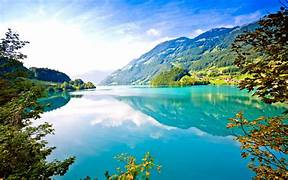
#> input picture pemandanganSample.jpg, 288 x 180 px
$ jupyter execute tugasMandiri.ipynb
#> lines starting #> are read from the running program, lines starting #| are printed output that depends on the picture
# Tugas Mandiri
Pengolahan Citra dengan OpenCV

[cell 1]
import cv2
from matplotlib import pyplot as plt

[cell 2]
image = cv2.imread('pemandanganSample.jpg')
#> image is the input picture: shape (180, 288, 3); mean B, G, R 162.8, 156.1, 107.9

if image is None:
    print("Gambar tidak ditemukan!")

[cell 3]
# Resize
resize = cv2.resize(image, (300, 300))
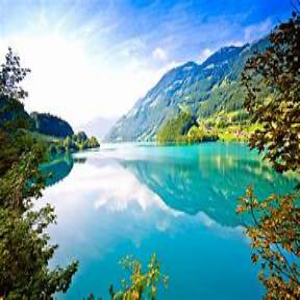
#> resize: shape (300, 300, 3); mean B, G, R 162.7, 156, 107.8

# Crop tengah
h, w, _ = image.shape
#> h = 180; w = 288
crop = image[h//4:3*h//4, w//4:3*w//4]
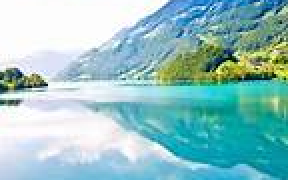
#> crop: shape (90, 144, 3) (shown 2 times larger); mean B, G, R 195.9, 194.8, 146.2

# Grayscale
gray = cv2.cvtColor(image, cv2.COLOR_BGR2GRAY)
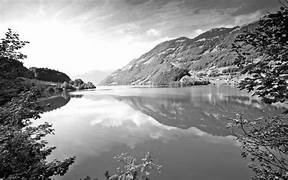
#> gray: shape (180, 288); min 0, max 255, mean 142.4

# Histogram grayscale
hist = cv2.calcHist([gray], [0], None, [256], [0,256])
#> hist = 256 values, max 3326 at index 253, min 11 at index 0, mean 202.5

# Tampilkan hasil
plt.figure(figsize=(10,4))

plt.subplot(1,3,1)
plt.imshow(cv2.cvtColor(resize, cv2.COLOR_BGR2RGB))
plt.title('Resize')

plt.subplot(1,3,2)
plt.imshow(cv2.cvtColor(crop, cv2.COLOR_BGR2RGB))
plt.title('Crop')

plt.subplot(1,3,3)
plt.plot(hist, color='black')
plt.title('Histogram Grayscale')

plt.show()
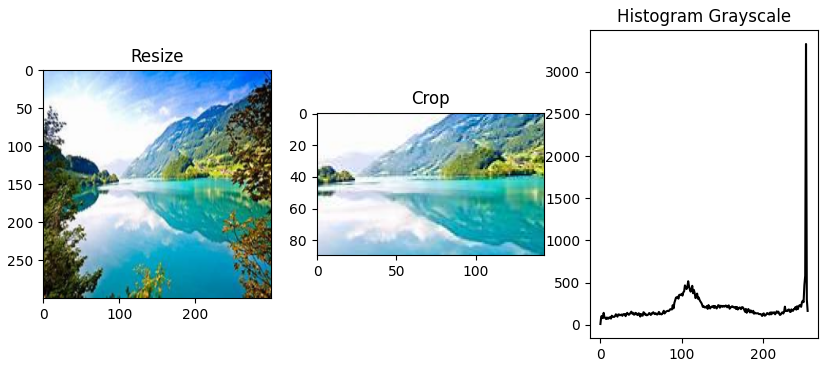
#> figure drawn by matplotlib, 3 panels; panel 3: curve peaks at x = 253, y = 3326
